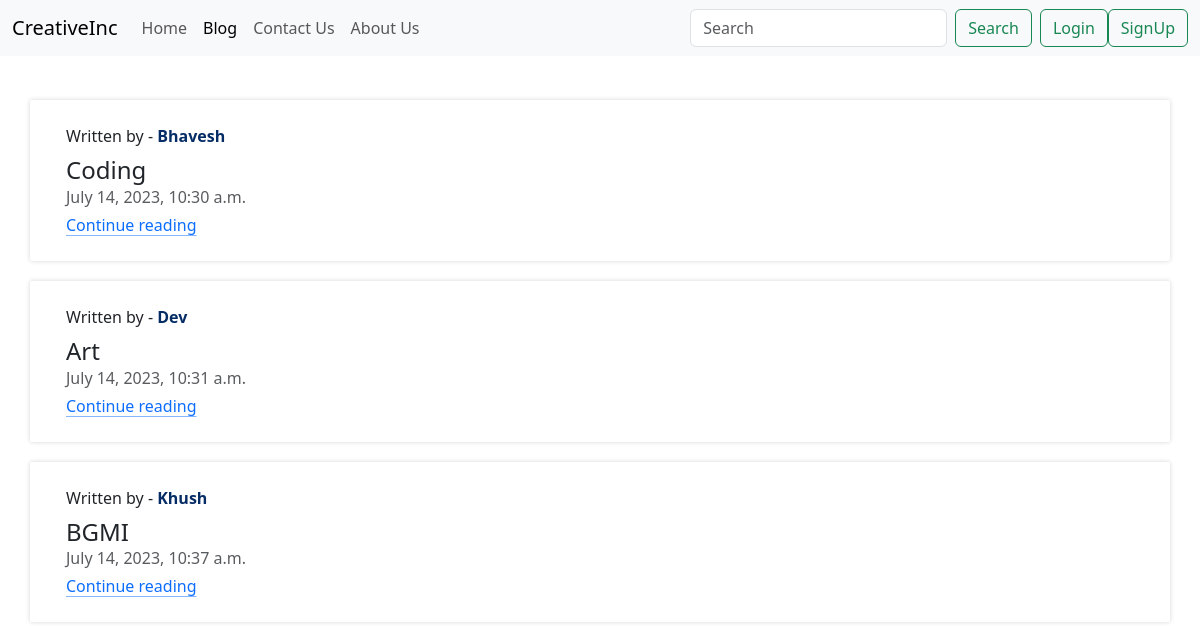
The page /blog/ on the database as committed earlier.
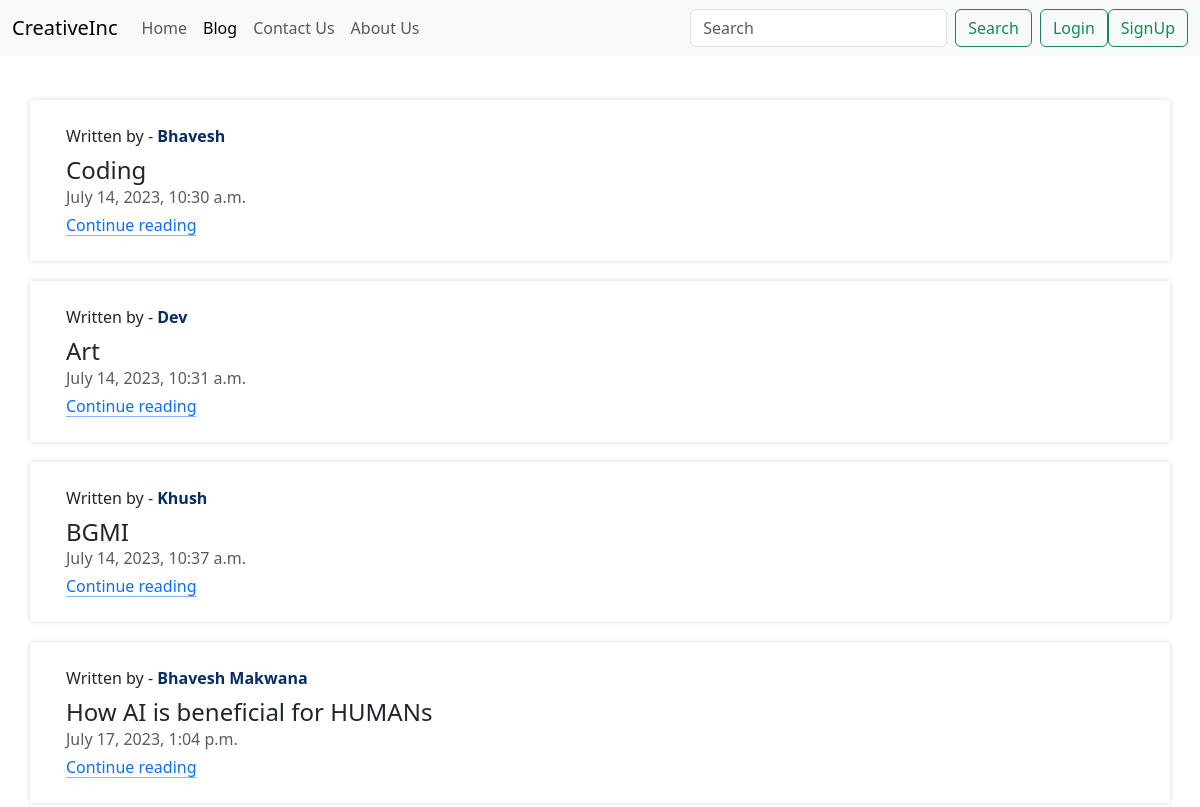
The same page on the database as committed later.
### blog/models.py (models this page shows, shortened)
class Post(models.Model):
    sno = models.AutoField(primary_key=True)
    author = models.CharField(max_length=100)
    title = models.CharField(max_length=100)
    content = models.TextField()
    slug = models.CharField(max_length=50)
    timeStamp = models.DateTimeField()
    views = models.IntegerField(default=0)

### blog/views.py (the view)
# urls.py: path('',views.blogHome,name='BlogHome'),
def blogHome(request):
    allPosts = Post.objects.all()
    return render(request,'blog/bloghome.html',{'allPosts':allPosts})

### templates/blog/bloghome.html (shortened to what this page needs)
{% extends 'base.html' %}
{% block blogActive %}active{% endblock blogActive %}
{% block body %}
<div class="container mt-4">
    <div class="row mb-2">
        {% for post in allPosts %}
        <div class="col-md-6 blog-card">
            <div class="g-0 flex-md-row position-relative">
                <div class="col p-4 d-flex flex-column position-static">
                    <span>Written by - <strong class="d-inline-block mb-2 text-primary-emphasis">{{post.author}}</strong></span>
                    <h4 class="mb-0">{{post.title}}</h4>
                    <div class="mb-1 text-body-secondary">{{post.timeStamp}}</div>
                    <div>
                        <a href="/blog/{{post.slug}}" class="icon-link gap-1 icon-link-hover stretched-link">
                            Continue reading
                        </a>
                    </div>
                </div>
            </div>
        </div>
        {% endfor %}
    </div>
</div>
{% endblock body %}

Rows that differ between the two databases and show on the page:
added Post: author "Bhavesh Makwana", title "How AI is beneficial for HUMANs", timeStamp "July 17, 2023, 1:04 p.m."
